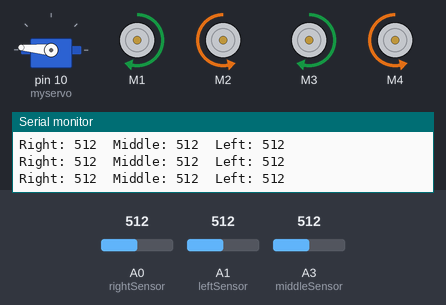
A sketch run on a simulated Arduino Uno, built with avr-gcc and run on an emulated ATmega328P. On the bench: servo, 4 × DC motor (green arrow = forward, orange = backward, longer = faster), the last lines printed to the serial monitor. Inputs (shaded band) come from the test bench; at power-on: A1 (leftSensor) = 512, A0 (rightSensor) = 512, A3 (middleSensor) = 512.

Above: at 1.2 s.
1.3 s: A1 (leftSensor) set to 484
At 2.5 s:
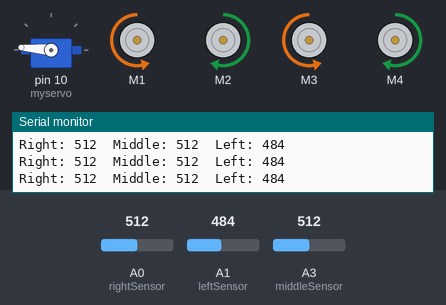
2.8 s: A0 (rightSensor) set to 485
5.8 s: A3 (middleSensor) set to 486
At 7.2 s:
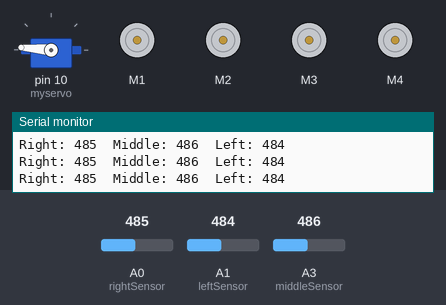
11.8 s: A3 (middleSensor) set to 510
At 12.7 s:
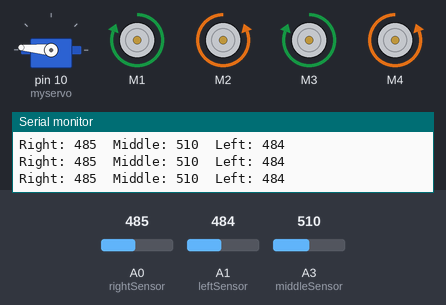
14.8 s: A3 (middleSensor) set to 490
At 17.5 s:
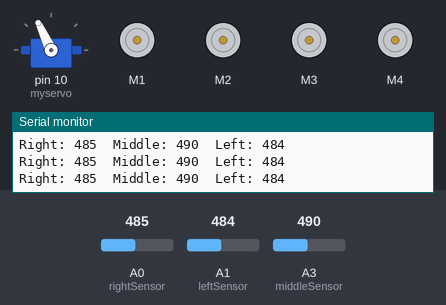
Timing chart, 0 to 18.8 s (numbered marks = the images above; inputs shaded):
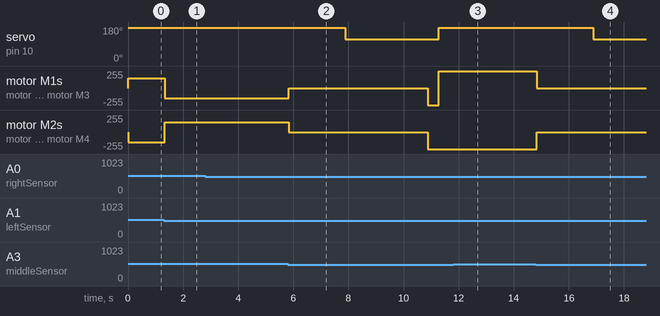

The sketch:

final_with_softwaretimer.ino
```cpp
#include <AFMotor.h>
#include <Servo.h>

unsigned long startMillis=0;//to store the time when all the sensors detect white for the first time

Servo myservo;

AF_DCMotor motor1(1);//Motor 1 connected to M1 pin
AF_DCMotor motor2(2);//Motor 2 connected to M2 pin
AF_DCMotor motor3(3);//Motor 3 connected to M3 pin
AF_DCMotor motor4(4);//Motor 4 connected to M4 pin

int leftSensor=A1;
int rightSensor=A0;
int middleSensor=A3;

bool timer_flag=true; //state flag to trigger the start timer for the first time all sensors detect white and reset when any of them detect black

int threshold= 500;//Setting appropriate threshold

void setup() {
  Serial.begin(9600);

  myservo.attach(10);//Servo attached to pin 10
  myservo.write(175);//Initial angle of servo

  motor1.setSpeed(255);//Initial speed of BO motor
  motor2.setSpeed(255);//Initial speed of BO motor
  motor3.setSpeed(255);//Initial speed of BO motor
  motor4.setSpeed(255);//Initial speed of BO motor
}


void linefollow(int leftValue, int middleValue, int rightValue){
  if(leftValue > threshold && rightValue > threshold && middleValue > threshold){
    //All sensors detects black - rotates to find the line
    motor1.setSpeed(150);
    motor2.setSpeed(150);
    motor3.setSpeed(150);
    motor4.setSpeed(150);
    motor1.run(FORWARD);
    motor2.run(BACKWARD);
    motor3.run(FORWARD);
    motor4.run(BACKWARD);
  }
  else if(leftValue > threshold && rightValue >threshold) {
    //On the line
    motor1.setSpeed(255);
    motor2.setSpeed(255);
    motor3.setSpeed(255);
    motor4.setSpeed(255);
    motor1.run(FORWARD);
    motor2.run(FORWARD);
    motor3.run(FORWARD);
    motor4.run(FORWARD);
  }
  else if(leftValue < threshold && rightValue > threshold) {
    //Moving towards left
    motor1.setSpeed(150);
    motor2.setSpeed(150);
    motor3.setSpeed(150);
    motor4.setSpeed(150);
    motor1.run(BACKWARD);
    motor2.run(FORWARD);
    motor3.run(BACKWARD);
    motor4.run(FORWARD);
  }
  else if(leftValue > threshold && rightValue < threshold) {
    //Moving towards right
    motor1.setSpeed(150);
    motor2.setSpeed(150);
    motor3.setSpeed(150);
    motor4.setSpeed(150);
    motor1.run(FORWARD);
    motor2.run(BACKWARD);
    motor3.run(FORWARD);
    motor4.run(BACKWARD);
  }
}


void payload_drop() {

  myservo.write(115);//Dropping payload
  delay(3000);
  //Coming back for a while
  motor1.setSpeed(255);
  motor2.setSpeed(255);
  motor3.setSpeed(255);
  motor4.setSpeed(255);
  motor1.run(BACKWARD);
  motor2.run(BACKWARD);
  motor3.run(BACKWARD);
  motor4.run(BACKWARD);
  delay(400);
  myservo.write(175);//Back to initial position of box


  //Rotating by 180 degrees to follow back the line
  motor1.run(FORWARD);
  motor2.run(BACKWARD);
  motor3.run(FORWARD);
  motor4.run(BACKWARD);
  delay(800);
}


void loop() {
  int leftValue=analogRead(leftSensor);
  int rightValue=analogRead(rightSensor);
  int middleValue=analogRead(middleSensor);


  //To check values in Serial monitor and calibrate the sensors
  Serial.print("Right: ");
  Serial.print(rightValue);
  Serial.print("  Middle: ");
  Serial.print(middleValue);
  Serial.print("  Left: ");
  Serial.println(leftValue);


  if(leftValue < threshold && middleValue < threshold && rightValue < threshold) {
    //All sensors detect white - STOP command
    motor1.run(RELEASE);
    motor2.run(RELEASE);
    motor3.run(RELEASE);
    motor4.run(RELEASE);

    if(timer_flag==true){
      startMillis = millis();  //to store the time when all the sensors detect white for the first time
      timer_flag=false;
    }

    unsigned long currentMillis = millis();  // Get the current time

    if(currentMillis-startMillis >= 2000){
      payload_drop(); //drop payload only if all sensors continously detect white for more than 2 seconds
    }
  }
  else {
    timer_flag=true;
    linefollow(leftValue, middleValue, rightValue);
  }
  delay(50);//Appropriate belay between loops
}
```

Measured:
- the behaviour switches between 500 and 499 on A1 (leftSensor) (found by bisection; images 0 and 1)
- the behaviour switches between 500 and 499 on A3 (middleSensor) (found by bisection; images 1 and 2)
- after the input at 1.3 s, motor M1, motor M3: forward 150/255 → backward 150/255 at once; motor M2, motor M4: backward 150/255 → forward 150/255 at once
- after the input at 5.8 s, servo on pin 10 (myservo): 175° → 115° after 2.1 s, → 175° 3.4 s later; motor M1, motor M3: backward 150/255 → stopped at once, → backward 255/255 5.0 s later, → forward 255/255 0.40 s later; motor M2, motor M4: forward 150/255 → stopped at once, → backward 255/255 5.0 s later
- after the input at 11.8 s, servo on pin 10 (myservo): stays 175° (without the input it goes to 115° after 0.33 s); motor M1, motor M3: stays forward 255/255 (without the input it goes to stopped after 0.33 s); motor M2, motor M4: stays backward 255/255 (without the input it goes to stopped after 0.33 s)
- after the input at 14.8 s, servo on pin 10 (myservo): 175° → 115° after 2.1 s; motor M1, motor M3: forward 255/255 → stopped at once; motor M2, motor M4: backward 255/255 → stopped at once
